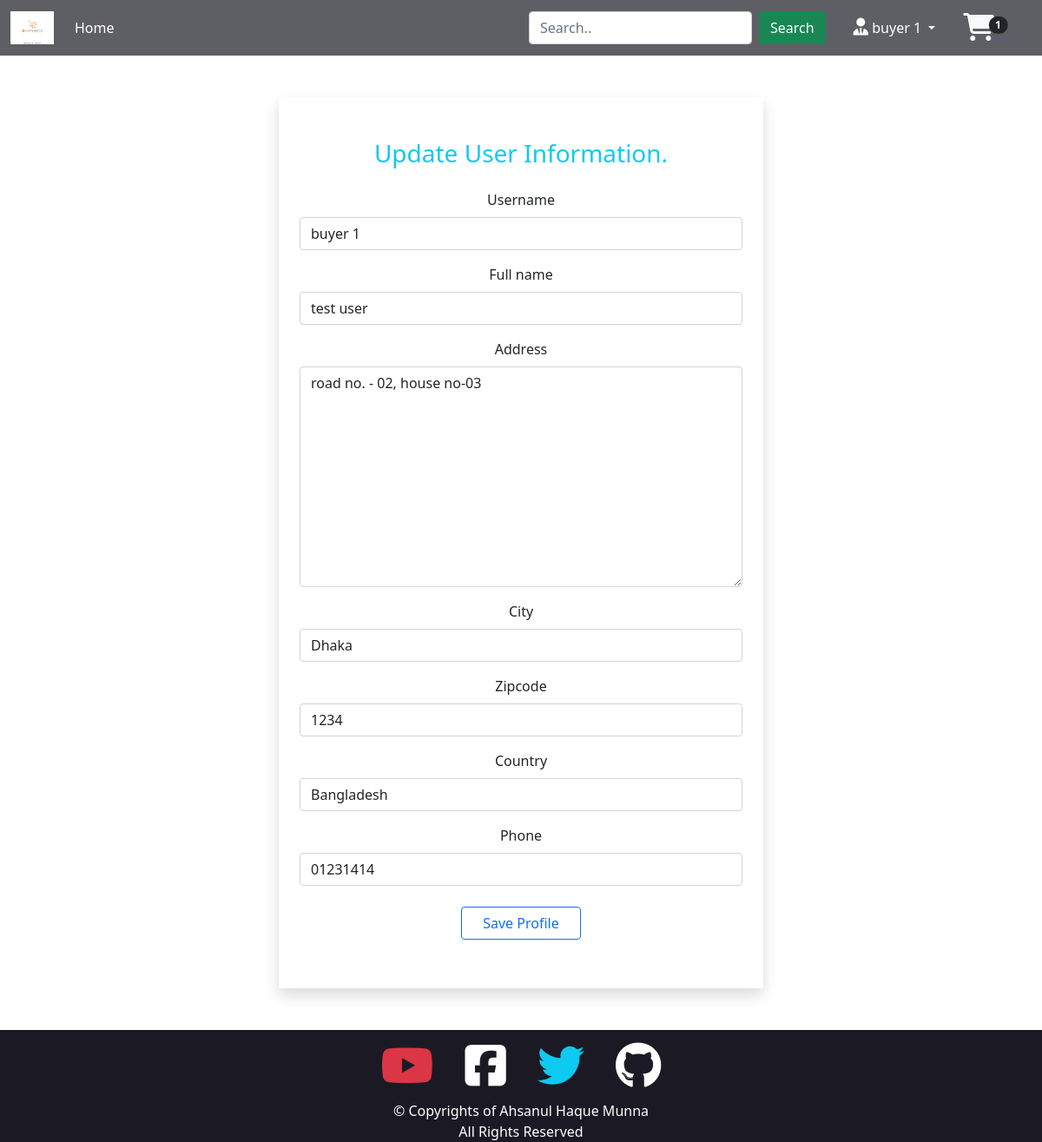
The app's page /user/profile/ (signed in) with its own data.
### app_user/models.py (models this page shows, shortened)
class User(AbstractBaseUser, PermissionsMixin):
    email = models.EmailField(unique=True, null=False)
    is_staff = models.BooleanField(
        gettext_lazy('staff status'),
        default=False,
        help_text = gettext_lazy('Designates whether the user can log in this site')
    )
    is_active = models.BooleanField(
        gettext_lazy('active'),
        default=True,
        help_text = gettext_lazy('Designates whether this should be treated as active. unselect instead of deleting account.')
    )
    user_types = [
        ('Buyer', 'Buyer'),
        ('Vendor', 'Vendor'),
    ]
    account_type = models.CharField(
        max_length=64,
        choices=user_types,
        default='Buyer',
        help_text= gettext_lazy("Vendors has their own shops/Buyers can buy products.")
    )
    USERNAME_FIELD = 'email'
    object = AltBaseUserManager()

class UserProfile(models.Model):
    user = models.OneToOneField(User, on_delete=models.CASCADE, related_name="userProfile")
    username = models.CharField(max_length=264, blank=True)
    full_name = models.CharField(max_length=264, blank=True)
    address = models.TextField(max_length=500, blank=True)
    city = models.CharField(max_length=50, blank=True)
    zipcode = models.CharField(max_length=10, blank=True)
    country = models.CharField(max_length=50, blank=True)
    phone = models.CharField(max_length=15, blank=True)
    date_joined = models.DateTimeField(auto_now_add=True)
    coupons_bronze = models.IntegerField(default=0)
    coupons_gold = models.IntegerField(default=0)

### app_cart/models.py (models this page shows, shortened)
class ShopOrder(models.Model):
    orderitems = models.ManyToManyField(ShopCart)
    user = models.ForeignKey(settings.AUTH_USER_MODEL, on_delete=models.CASCADE)
    ordered = models.BooleanField(default=False)
    created = models.DateTimeField(auto_now_add=True)
    payment_id = models.CharField(max_length=264, blank=True, null=True)
    orderId = models.CharField(max_length=264, blank=True, null=True)
    gold = models.IntegerField(default=0)
    bronze = models.IntegerField(default=0)

### app_user/views.py (the view)
# urls.py: path('profile/', views.userProfileView, name="profile"),
@login_required
def userProfileView(request):
    profile = UserProfile.objects.get(user=request.user)
    form = UserProfileForm(instance=profile)
    if request.method == "POST":
        form = UserProfileForm(request.POST, instance=profile)
        if form.is_valid():
            form.save()
            messages.success(request, "Profile Updated")
            form = UserProfileForm(instance=profile)
    if profile.username == "":
        loggedInUser = "user"
    else:
        loggedInUser = profile.username
    dict = {
        "form": form,
        "loggedInUser": loggedInUser,
    }
    return render(request, "app_user/user_profile.html", context=dict)

### app_user/forms.py
class UserProfileForm(forms.ModelForm):
    class Meta:
        model = UserProfile
        exclude = ("user", "coupons_bronze", "coupons_gold")

### app_cart/templatetags/myTags.py (called while the page is built)
@register.filter
def cart_total(user):
    order = ShopOrder.objects.filter(user=user, ordered=False)
    if order.exists():
        return order[0].orderitems.count()
    else:
        return 0

### templates/app_user/user_profile.html (shortened to what this page needs)
{% extends 'base.html' %}
{% load crispy_forms_tags %}
{% block body_block %}
<center>
    <form class="col-md-6 px-4 my-5 py-5 shadow myform" method="POST">
        <h3 class="mb-4 text-info">Update User Information.</h3>
        {{ form|crispy }}
        <button type="submit" class="btn btn-outline-primary px-4 my-2">Save Profile</button>
    </form>
</center>
{% endblock body_block %}

### templates/base.html (shortened to what this page needs)
<!doctype html>
{% load static %}
{% load myTags %}
<html lang="en">
<head>
  <link href="https://cdn.jsdelivr.net/npm/bootstrap@5.1.3/dist/css/bootstrap.min.css" rel="stylesheet"
>
  <link rel="stylesheet" href="{% static 'cssFiles/myStyle.css' %}">
</head>
<body>
  <nav class="navbar navbar-expand-lg navbar-dark myNavBackground sticky-top">
    <div class="container-fluid">
      <a class="navbar-brand" href="{% url 'app_shop:home' %}"><img id="brand" src="/media/nav_brand.png"></a>
      <div class="collapse navbar-collapse" id="navbarSupportedContent">
        <ul class="navbar-nav me-auto mb-2 mb-lg-0">
          <li class="nav-item">
            <a class="nav-link active" aria-current="page" href="{% url 'app_shop:home' %}">Home</a>
          </li>
        </ul>
        <form class="d-flex">
          <input class="form-control me-md-2" type="search" placeholder="Search.." aria-label="Search">
          <button class="btn btn-success" type="submit">Search</button>
        </form>
        {% if user.is_authenticated %}
        <div class="nav-item dropdown mx-md-3">
          <a class="nav-link dropdown-toggle text-white" href="#" id="navbarDropdown" role="button"
            data-bs-toggle="dropdown" aria-expanded="false">
            <i class="fas fa-user-tie fs-5"></i> {{request.user.userProfile.username}}
          </a>
        </div>
        <div>
          <div class="faIconsNav me-md-3"><a href="{% url 'app_cart:cart' %}">
            <i class="fs-2 fa fa-shopping-cart text-light"></i>
            <span class="top-0 start-100 translate-middle badge rounded-pill bg-dark">
              {{ request.user|cart_total }}
            </span>
          </a></div>
        </div>
        {% endif %}
      </div>
    </div>
  </nav>
  <div class='container'>
    {% block body_block %}{% endblock body_block %}
  </div>
  <section class="container-fluid myBackground">
    <div class="container">
      <div class="row">
        <div class="col text-center">
          <div class="faIcons mx-md-3">
            <a class="text-decoration-none" href="https://www.youtube.com/channel/UCNtkG_b2gGjUqmyNI9RL3uQ"><i
                class="fab fa-youtube text-danger"></i></a>
          </div>
          <div class="faIcons mx-md-3">
            <a class="text-decoration-none" href="https://www.facebook.com/AhMunna7x/"><i
                class="fab fa-facebook-square text-white"></i></a>
          </div>
          <div class="faIcons mx-md-3">
            <a class="text-decoration-none" href="https://twitter.com/munna_ahsanul"><i
                class="fab fa-twitter text-info"></i></a>
          </div>
          <div class="faIcons mx-md-3">
            <a class="text-decoration-none" href="https://github.com/AH-Munna"><i
                class="fab fa-github text-white"></i></a>
          </div>
        </div>
      </div>
      <div class="row text-center text-white">
        <div class="col">
          <label for="text" class="unselectable">&copy; Copyrights of Ahsanul Haque Munna</label><br>
          <label for="text" class="unselectable">All Rights Reserved</label>
        </div>
      </div>
    </div>
  </section>
</body>
</html>

### static/cssFiles/myStyle.css (style rules this page uses)
.myBackground { background-color: rgb(27, 26, 36); }
.myNavBackground { background-color: rgba(27, 26, 36, 0.7); }
.faIcons { font-size: 54px; display: inline-block; transition: transform .2s; }
.faIconsNav { transition: transform .3s; }
body { background-image: url("https://img.freepik.com/free-vector/white-elegant-texture-background-style_23-2148432200.jpg?w=2000"); background-size: cover; }
.unselectable { user-select: none; }
#brand { width: 50px; }

### records on screen
User: user.userProfile.username "buyer 1", user|cart_total "1"
UserProfile: username "buyer 1", full_name "test user", address "road no. - 02, house no-03", city "Dhaka", zipcode "1234", country "Bangladesh", phone "01231414"
